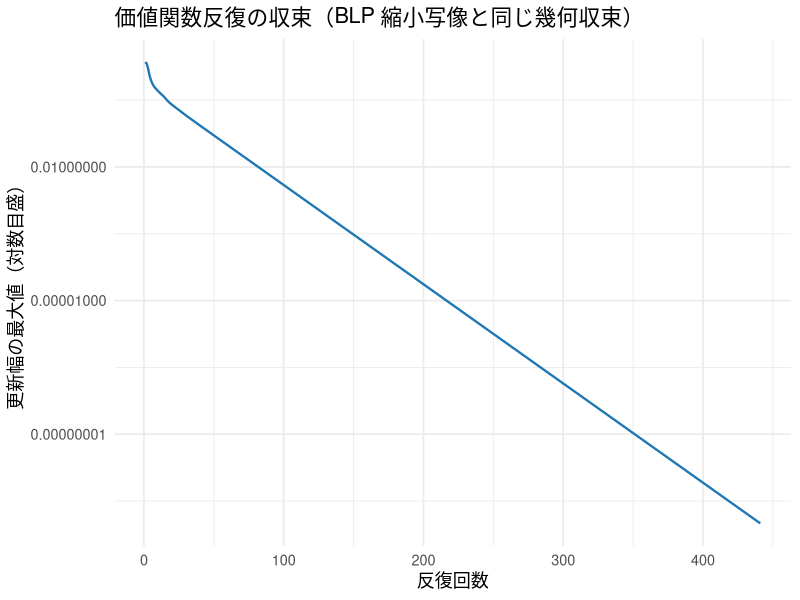
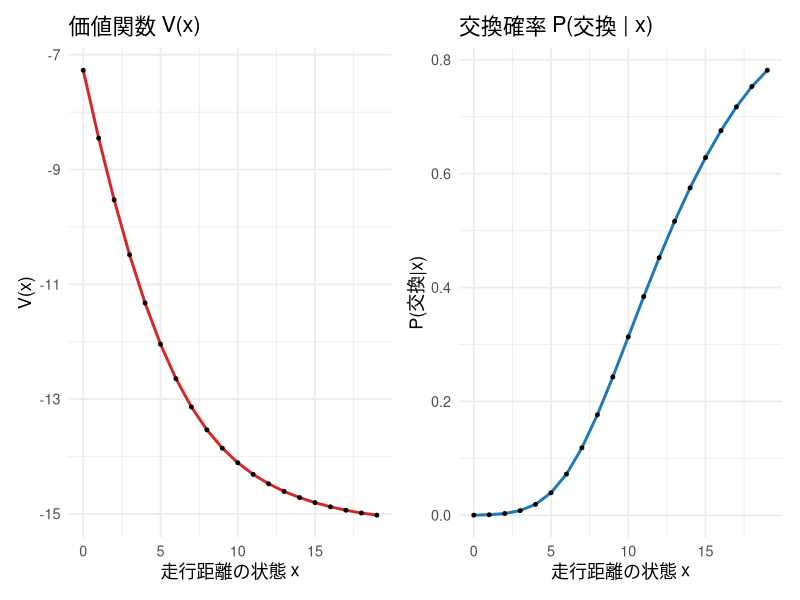
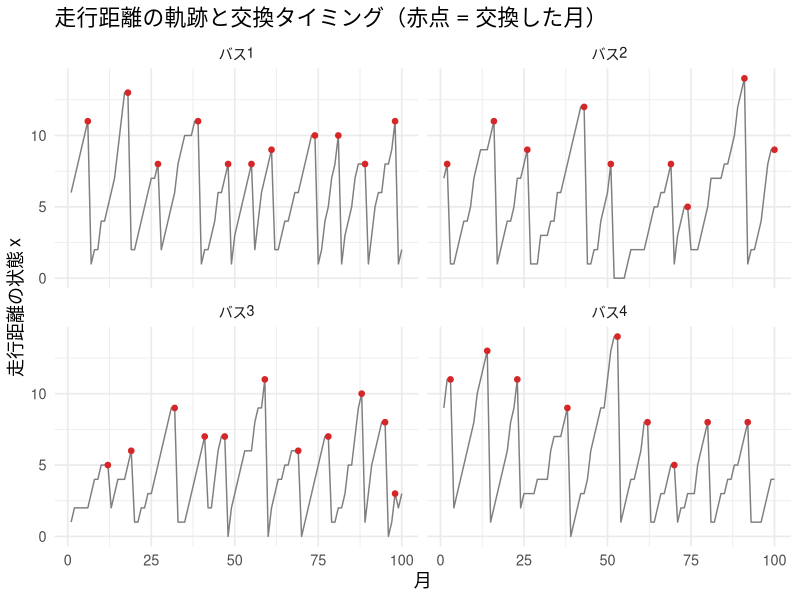
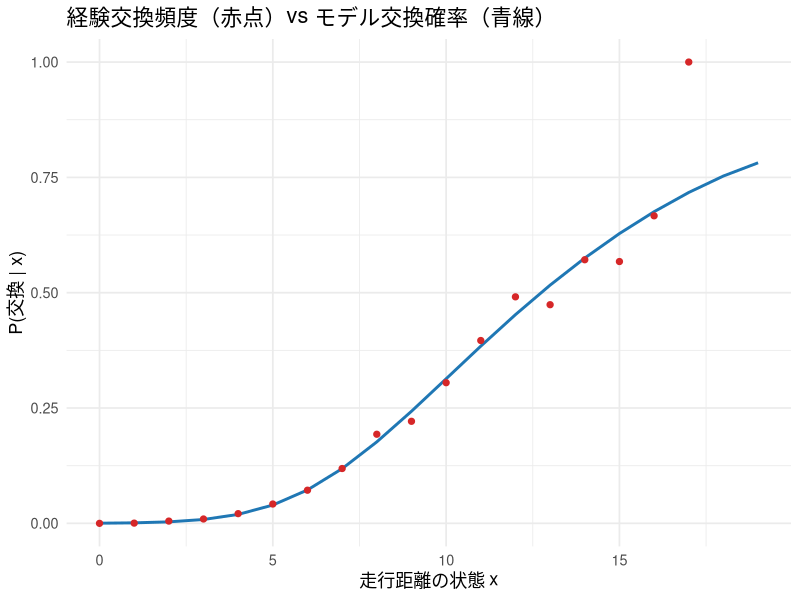
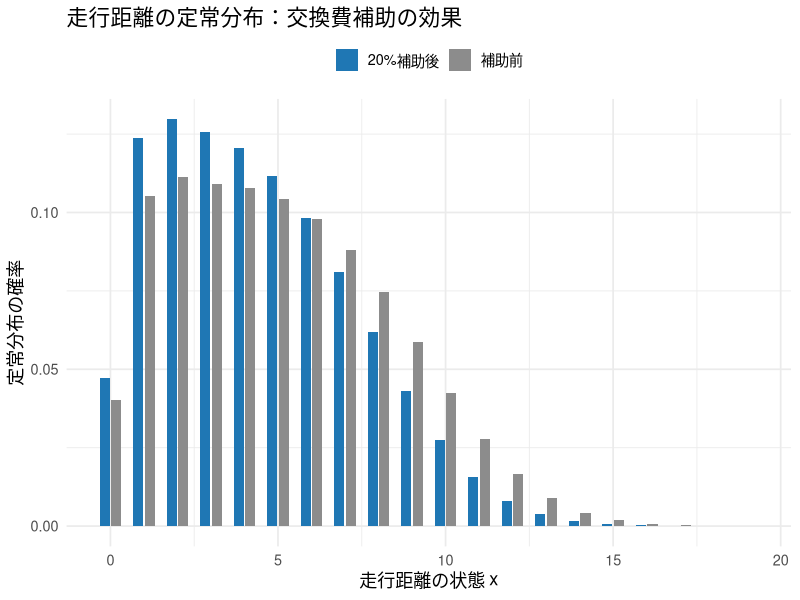

The R script that drew these images, in order:
## ---- chunk 1
#| include: false
library(ggplot2)
library(dplyr)
library(tidyr)
library(knitr)

set.seed(202613)

theme_lecture <- function() {
  fam <- if (Sys.info()[["sysname"]] == "Darwin") "Hiragino Sans" else ""
  theme_minimal(base_size = 13, base_family = fam)
}
theme_set(theme_lecture())
knitr::opts_chunk$set(fig.align = "center", dpi = 144)
options(scipen = 8)
## ---- chunk 2
# ---- モデルの基本設定 ----
K     <- 20            # 走行距離の状態数（0..19）
beta  <- 0.95          # 割引因子（固定）
theta1_true <- 0.15    # 維持費の傾き（1状態あたり）
RC_true     <- 8.0     # エンジン交換費
p_trans <- c(0.30, 0.55, 0.15)   # 1期に +0/+1/+2 状態進む確率
EULER   <- 0.5772156649015329    # Euler 定数（logsum の定数項）

xs <- 0:(K - 1)        # 状態の値そのもの（走行距離）

# 状態遷移行列を作る
# P0: 維持したとき（x から距離が進む）, P1: 交換したとき（0 にリセットして進む）
build_transition <- function(K, p) {
  nj <- length(p)
  P0 <- matrix(0, K, K)
  P1 <- matrix(0, K, K)
  for (x in 1:K) {          # R は 1-index。状態値は (x-1)
    xv <- x - 1
    for (j in 1:nj) {
      jj <- j - 1
      P0[x, min(xv + jj, K - 1) + 1] <- P0[x, min(xv + jj, K - 1) + 1] + p[j]
      P1[x, min(0  + jj, K - 1) + 1] <- P1[x, min(0  + jj, K - 1) + 1] + p[j]
    }
  }
  list(P0 = P0, P1 = P1)
}
tr <- build_transition(K, p_trans)
P0 <- tr$P0; P1 <- tr$P1

# 各行が確率分布になっているか確認
cat("P0 の行和の範囲:", round(range(rowSums(P0)), 8), "\n")
cat("P1 の行和の範囲:", round(range(rowSums(P1)), 8), "\n")
cat("P1 は全行が同じ（交換=リセットなので現在状態によらない）:",
    all(abs(sweep(P1, 2, P1[1, ], "-")) < 1e-12), "\n")
## ---- chunk 3
# flow utility: u(x,0) = -theta1*x, u(x,1) = -RC
flow_utils <- function(theta1, RC) {
  list(u0 = -theta1 * xs, u1 = rep(-RC, K))
}

# 価値関数反復：Bellman 作用素を収束まで繰り返す
# bta は割引因子。既定では大域の beta（=0.95）を使うが、myopic 比較のために引数化しておく。
solve_vfi <- function(theta1, RC, tol = 1e-10, maxit = 2000, trace = FALSE, bta = beta) {
  uu <- flow_utils(theta1, RC)
  V  <- rep(0, K)
  errs <- numeric(0)
  for (it in 1:maxit) {
    v0 <- uu$u0 + bta * as.vector(P0 %*% V)   # choice-specific value（維持）
    v1 <- uu$u1 + bta * as.vector(P1 %*% V)   # choice-specific value（交換）
    m  <- pmax(v0, v1)                         # 数値安定化：各状態で最大値を引く
    Vnew <- m + log(exp(v0 - m) + exp(v1 - m)) + EULER   # logsum + Euler 定数
    err  <- max(abs(Vnew - V))
    errs <- c(errs, err)
    V <- Vnew
    if (err < tol) break
  }
  v0 <- uu$u0 + bta * as.vector(P0 %*% V)
  v1 <- uu$u1 + bta * as.vector(P1 %*% V)
  list(V = V, v0 = v0, v1 = v1, errs = errs, niter = length(errs))
}

# 交換確率（logit）
ccp_replace <- function(v0, v1) {
  m <- pmax(v0, v1)
  exp(v1 - m) / (exp(v0 - m) + exp(v1 - m))
}

sol <- solve_vfi(theta1_true, RC_true, tol = 1e-10, trace = TRUE)
cat("価値関数反復が収束するまでの反復数:", sol$niter, "\n")
cat("最終更新幅:", sol$errs[sol$niter], "\n")
## ---- chunk 4
#| fig-cap: "価値関数反復の収束。誤差が対数目盛でほぼ直線に落ちる = 幾何収束（縮小係数 = beta）。"
df_conv <- data.frame(iter = seq_along(sol$errs), err = sol$errs)
ggplot(df_conv, aes(iter, err)) +
  geom_line(color = "#1f77b4", linewidth = 0.8) +
  scale_y_log10() +
  labs(title = "価値関数反復の収束（BLP 縮小写像と同じ幾何収束）",
       x = "反復回数", y = "更新幅の最大値（対数目盛）")

# 更新幅の比が beta に近づくことを確認
ratios <- sol$errs[6:15] / sol$errs[5:14]
cat("更新幅の比（beta=0.95 に近づくはず）:", round(ratios, 3), "\n")
## ---- chunk 5
#| fig-cap: "解けた価値関数 V(x) と交換確率 P(交換|x)。距離が伸びるほど交換確率が上がる S 字。"
library(patchwork)
Pr <- ccp_replace(sol$v0, sol$v1)

p_V <- ggplot(data.frame(x = xs, V = sol$V), aes(x, V)) +
  geom_line(color = "#d62728", linewidth = 1) + geom_point(size = 1) +
  labs(title = "価値関数 V(x)", x = "走行距離の状態 x", y = "V(x)")

p_P <- ggplot(data.frame(x = xs, P = Pr), aes(x, P)) +
  geom_line(color = "#1f77b4", linewidth = 1) + geom_point(size = 1) +
  labs(title = "交換確率 P(交換 | x)", x = "走行距離の状態 x", y = "P(交換|x)")

p_V + p_P

cat("P(交換|x) が単調増加:", all(diff(Pr) >= -1e-12), "\n")
cat("P(交換|x) の例（x=0,5,10,15,19）:", round(Pr[c(1, 6, 11, 16, 20)], 4), "\n")
## ---- chunk 6
# パネルシミュレーション：n_bus 台 x n_month ヶ月
simulate_panel <- function(n_bus, n_month, theta1, RC, burn = 50) {
  sol <- solve_vfi(theta1, RC, tol = 1e-10)
  Pr  <- ccp_replace(sol$v0, sol$v1)
  total_T <- n_month + burn
  X <- matrix(0L, n_bus, total_T)   # 走行距離状態（値 0..K-1 を格納）
  A <- matrix(0L, n_bus, total_T)   # 行動（0=維持, 1=交換）
  x <- sample(0:(K - 1), n_bus, replace = TRUE)   # 初期状態をランダムに
  for (t in 1:total_T) {
    u <- runif(n_bus)
    a <- as.integer(u < Pr[x + 1])                # 状態 x の交換確率で判定
    X[, t] <- x
    A[, t] <- a
    jump <- sample(0:2, n_bus, replace = TRUE, prob = p_trans)   # 距離の進み
    x <- ifelse(a == 1L, pmin(0 + jump, K - 1), pmin(x + jump, K - 1))
  }
  # burn-in を捨てて定常に近い部分だけ返す
  list(X = X[, (burn + 1):total_T], A = A[, (burn + 1):total_T])
}

n_bus <- 200; n_month <- 100
panel <- simulate_panel(n_bus, n_month, theta1_true, RC_true)
X <- panel$X; A <- panel$A

cat("パネルのセル数:", length(X), "（", n_bus, "台 x", n_month, "ヶ月 ）\n")
cat("全体の交換率:", round(mean(A), 4), "\n")
cat("平均走行距離（全セル）:", round(mean(X), 3), "\n")
## ---- chunk 7
#| fig-cap: "数台のバスの走行距離の軌跡。距離が伸びては、交換でリセットされる（のこぎり歯 = replacement cycle）。"
show_bus <- c(1, 2, 3, 4)
df_traj <- do.call(rbind, lapply(show_bus, function(b) {
  data.frame(month = 1:n_month, mileage = X[b, ], bus = paste0("バス", b),
             replace = A[b, ])
}))
ggplot(df_traj, aes(month, mileage)) +
  geom_line(color = "grey50") +
  geom_point(data = subset(df_traj, replace == 1), aes(month, mileage),
             color = "#d62728", size = 1.6) +
  facet_wrap(~ bus, ncol = 2) +
  labs(title = "走行距離の軌跡と交換タイミング（赤点 = 交換した月）",
       x = "月", y = "走行距離の状態 x")
## ---- chunk 8
#| fig-cap: "状態ごとの経験交換頻度（点）とモデルの交換確率（線）。よく一致している。"
freq_by_state <- sapply(0:(K - 1), function(xv) {
  mask <- (X == xv)
  if (sum(mask) > 0) mean(A[mask]) else NA_real_
})
count_by_state <- sapply(0:(K - 1), function(xv) sum(X == xv))

df_freq <- data.frame(x = xs, emp = freq_by_state, model = Pr, n = count_by_state)
ggplot(df_freq, aes(x)) +
  geom_line(aes(y = model), color = "#1f77b4", linewidth = 1) +
  geom_point(aes(y = emp), color = "#d62728", size = 1.8) +
  labs(title = "経験交換頻度（赤点）vs モデル交換確率（青線）",
       x = "走行距離の状態 x", y = "P(交換 | x)")

cat("状態ごとの観測数:", count_by_state, "\n")
## ---- chunk 9
# NFXP の負の対数尤度。theta = (theta1, RC)。内側で VFI を解き切る。
neg_loglik_nfxp <- function(theta, X, A) {
  theta1 <- theta[1]; RC <- theta[2]
  if (theta1 <= 0 || RC <= 0) return(1e10)   # パラメータは正
  sol <- solve_vfi(theta1, RC, tol = 1e-8, maxit = 1000)   # ← 内側で DP を解き切る
  # 数値安定な log P：logaddexp(v0, v1)
  m   <- pmax(sol$v0, sol$v1)
  lae <- m + log(exp(sol$v0 - m) + exp(sol$v1 - m))   # log(exp v0 + exp v1)
  logp1 <- sol$v1 - lae     # log P(交換|x)
  logp0 <- sol$v0 - lae     # log P(維持|x)
  xr <- as.vector(X) + 1    # 状態を 1-index に
  ar <- as.vector(A)
  ll <- sum(ifelse(ar == 1L, logp1[xr], logp0[xr]))
  -ll
}

# 外側の最適化（Nelder-Mead）。実行時間を測る。
t0 <- Sys.time()
fit_nfxp <- optim(par = c(0.10, 5.0), fn = neg_loglik_nfxp,
                  X = X, A = A, method = "Nelder-Mead",
                  control = list(reltol = 1e-9, maxit = 2000),
                  hessian = TRUE)
t1 <- Sys.time()
nfxp_time <- as.numeric(difftime(t1, t0, units = "secs"))

theta_hat_nfxp <- fit_nfxp$par
cat("NFXP 推定値 (theta1, RC):", round(theta_hat_nfxp, 4), "\n")
cat("真値            (theta1, RC):", c(theta1_true, RC_true), "\n")
cat("NFXP の実行時間:", round(nfxp_time, 2), "秒\n")
## ---- chunk 10
vcov_nfxp <- solve(fit_nfxp$hessian)
se_nfxp   <- sqrt(diag(vcov_nfxp))

recovery_nfxp <- data.frame(
  parameter = c("theta1（維持費の傾き）", "RC（交換費）"),
  truth     = c(theta1_true, RC_true),
  estimate  = round(theta_hat_nfxp, 4),
  se        = round(se_nfxp, 4),
  ci_lower  = round(theta_hat_nfxp - 1.96 * se_nfxp, 4),
  ci_upper  = round(theta_hat_nfxp + 1.96 * se_nfxp, 4)
)
kable(recovery_nfxp, caption = "NFXP：真値回収と標準誤差（真値は 95%CI 内）")
## ---- chunk 11
# 真の CCP で finite-dependence 恒等式を検算する
diffP <- P1 - P0                       # (K x K) 各行 x
sol_true <- solve_vfi(theta1_true, RC_true, tol = 1e-12)   # 真値で DP を精密に解く
P1c <- ccp_replace(sol_true$v0, sol_true$v1)               # 真の CCP P(交換|x)
P0c <- 1 - P1c
logP1 <- log(P1c); logP0 <- log(P0c)

# y(x) = [logP1 - logP0] + beta * (P1 - P0) 行 x logP1
y_true <- logP1 - logP0 + beta * as.vector(diffP %*% logP1)
target <- theta1_true * xs - RC_true    # あるべき値

cat("恒等式の最大誤差 max|y - (theta1*x - RC)|:", max(abs(y_true - target)), "\n")

# y を (1, x) に回帰 → 傾き=theta1, 切片=-RC
fit_check <- lm(y_true ~ xs)
cat("検算：theta1 =", round(coef(fit_check)[2], 6),
    " RC =", round(-coef(fit_check)[1], 6), "（真値 0.15, 8.0）\n")
## ---- chunk 12
# 状態ごとの交換回数 n1 と観測回数 n
n_x  <- sapply(0:(K - 1), function(xv) sum(X == xv))
n1_x <- sapply(0:(K - 1), function(xv) sum(A[X == xv]))

# Jeffreys/add-half 平滑化した CCP
Psm  <- (n1_x + 0.5) / (n_x + 1.0)
logP1h <- log(Psm); logP0h <- log(1 - Psm)

# 将来項には全到達状態の logP1 が必要。未観測状態は最も近い観測状態で補完。
logP1h_full <- logP1h
observed_idx <- which(n_x > 0)
if (length(observed_idx) == 0) stop("CCPを計算できる観測状態がない")
for (idx in which(n_x == 0)) {
  nearest <- observed_idx[which.min(abs(observed_idx - idx))]
  logP1h_full[idx] <- logP1h[nearest]
}

# y(x) をデータの CCP で計算
y_hat <- logP1h - logP0h + beta * as.vector(diffP %*% logP1h_full)

# 観測数 >= 30 の状態だけ、観測数で重み付けして回帰（WLS）
good <- n_x >= 30
t0 <- Sys.time()
fit_ccp <- lm(y_hat ~ xs, weights = n_x, subset = good)
t1 <- Sys.time()
ccp_time <- as.numeric(difftime(t1, t0, units = "secs"))

theta1_ccp <- as.numeric(coef(fit_ccp)[2])
RC_ccp     <- as.numeric(-coef(fit_ccp)[1])
cat("CCP 推定値：theta1 =", round(theta1_ccp, 4), " RC =", round(RC_ccp, 4), "\n")
cat("使った状態数:", sum(good), " / ", K, "\n")
cat("CCP の実行時間:", signif(ccp_time, 3), "秒（回帰1本）\n")
## ---- chunk 13
compare_tbl <- data.frame(
  method   = c("NFXP (Rust)", "CCP (Hotz-Miller)"),
  theta1   = round(c(theta_hat_nfxp[1], theta1_ccp), 4),
  RC       = round(c(theta_hat_nfxp[2], RC_ccp), 4),
  time_sec = signif(c(nfxp_time, ccp_time), 3),
  DP_solve = c("毎評価で解き切る", "一度も解かない")
)
kable(compare_tbl, caption = "NFXP vs CCP：推定値と計算時間",
      row.names = FALSE)

# 速度比（ccp_time が測定精度以下でも安定するよう下限を置く）
speed_ratio <- nfxp_time / max(ccp_time, 1e-4)
cat("CCP は NFXP のおよそ", format(round(speed_ratio), big.mark = ","),
    "分の1の時間で、近い答えを出した（回帰1本 vs DP を何十回も解き直す）。\n")
## ---- chunk 14
# 方針（交換確率 Pr）が誘導する状態遷移行列 M と、その定常分布
policy_transition <- function(Pr) {
  # 状態 x から：確率 Pr で交換（P1 の行）、1-Pr で維持（P0 の行）
  (1 - Pr) * P0 + Pr * P1        # 各行を Pr[x], (1-Pr[x]) で重み付け（R のリサイクルに注意）
}
ergodic_dist <- function(M) {
  # d M = d, sum d = 1 を解く（(M' - I) の零空間 + 正規化）
  A <- rbind(t(M) - diag(K), rep(1, K))
  b <- c(rep(0, K), 1)
  d <- qr.solve(A, b)             # 最小二乗で解く
  d / sum(d)
}

summarize_policy <- function(theta1, RC, label, bta = beta) {
  s  <- solve_vfi(theta1, RC, tol = 1e-10, bta = bta)
  Pr <- ccp_replace(s$v0, s$v1)
  M  <- policy_transition(Pr)
  d  <- ergodic_dist(M)
  rep_rate <- sum(d * Pr)         # 長期交換率
  mean_mi  <- sum(d * xs)         # 長期平均走行距離
  cat(sprintf("  %s：長期交換率 = %.4f, 平均走行距離 = %.3f\n", label, rep_rate, mean_mi))
  list(rep_rate = rep_rate, mean_mi = mean_mi, d = d, Pr = Pr)
}

cat("反実仮想：交換費 RC を 20% 補助（推定した動学モデルで解き直す）\n")
base_cf <- summarize_policy(theta_hat_nfxp[1], theta_hat_nfxp[2], "補助前")
sub_cf  <- summarize_policy(theta_hat_nfxp[1], theta_hat_nfxp[2] * 0.8, "20%補助後")

cat(sprintf("  => 交換率:   %.4f -> %.4f  (%+.1f%%)\n",
            base_cf$rep_rate, sub_cf$rep_rate,
            (sub_cf$rep_rate / base_cf$rep_rate - 1) * 100))
cat(sprintf("  => 平均走行距離: %.3f -> %.3f  (%+.1f%%)\n",
            base_cf$mean_mi, sub_cf$mean_mi,
            (sub_cf$mean_mi / base_cf$mean_mi - 1) * 100))
## ---- chunk 15
#| fig-cap: "交換費 20% 補助の前後で、走行距離の定常分布がどう変わるか。補助後は低走行距離側に寄る。"
df_cf <- rbind(
  data.frame(x = xs, dens = base_cf$d, policy = "補助前"),
  data.frame(x = xs, dens = sub_cf$d,  policy = "20%補助後")
)
ggplot(df_cf, aes(x, dens, fill = policy)) +
  geom_col(position = position_dodge(width = 0.7), width = 0.6) +
  scale_fill_manual(values = c("補助前" = "grey55", "20%補助後" = "#1f77b4")) +
  labs(title = "走行距離の定常分布：交換費補助の効果",
       x = "走行距離の状態 x", y = "定常分布の確率", fill = NULL) +
  theme(legend.position = "top")
## ---- chunk 16
# 大きめの標本で myopic の系統的バイアスを見る（ノイズではなく偏りを見たい）
panel_big <- simulate_panel(2000, 300, theta1_true, RC_true)
Xb <- panel_big$X; Ab <- panel_big$A

# myopic (beta=0) の logit MLE：v0=-theta1*x, v1=-RC を直接使う
neg_loglik_myopic <- function(theta, X, A) {
  theta1 <- theta[1]; RC <- theta[2]
  if (theta1 <= 0 || RC <= 0) return(1e10)
  v0 <- -theta1 * xs; v1 <- rep(-RC, K)
  m  <- pmax(v0, v1)
  lae <- m + log(exp(v0 - m) + exp(v1 - m))
  logp1 <- v1 - lae; logp0 <- v0 - lae
  xr <- as.vector(X) + 1; ar <- as.vector(A)
  -sum(ifelse(ar == 1L, logp1[xr], logp0[xr]))
}
fit_myopic <- optim(c(0.10, 5.0), neg_loglik_myopic, X = Xb, A = Ab,
                    method = "Nelder-Mead", control = list(reltol = 1e-9))
# 参照：同じ大標本での動学（正しい）推定
fit_dyn_big <- optim(c(0.10, 5.0), neg_loglik_nfxp, X = Xb, A = Ab,
                     method = "Nelder-Mead", control = list(reltol = 1e-9))

est_tbl <- data.frame(
  model  = c("真値", "動学 (beta=0.95, 正しい)", "myopic (beta=0, 誤り)"),
  theta1 = round(c(theta1_true, fit_dyn_big$par[1], fit_myopic$par[1]), 4),
  RC     = round(c(RC_true,     fit_dyn_big$par[2], fit_myopic$par[2]), 4)
)
kable(est_tbl, caption = "同じデータを動学 vs myopic で推定：myopic は theta1 を大きく歪める",
      row.names = FALSE)
## ---- chunk 17
cat("反実仮想（RC 20%補助）の予測：正しい動学 vs myopic\n")
# 正しい動学：真の theta を、正しい beta=0.95 の DP で解いて予測
truth0 <- summarize_policy(theta1_true, RC_true,       "真実 補助前")
truth1 <- summarize_policy(theta1_true, RC_true * 0.8, "真実 補助後")

# myopic 分析者：歪んだ推定 theta を、自分のモデル（beta=0）で解いて予測
myo0 <- summarize_policy(fit_myopic$par[1], fit_myopic$par[2],       "myopic 補助前", bta = 0)
myo1 <- summarize_policy(fit_myopic$par[1], fit_myopic$par[2] * 0.8, "myopic 補助後", bta = 0)

cf_compare <- data.frame(
  analysis = c("正しい動学", "myopic (誤り)"),
  rep_before = round(c(truth0$rep_rate, myo0$rep_rate), 4),
  rep_after  = round(c(truth1$rep_rate, myo1$rep_rate), 4),
  rep_change_pct = round(c((truth1$rep_rate / truth0$rep_rate - 1) * 100,
                           (myo1$rep_rate / myo0$rep_rate - 1) * 100), 1)
)
kable(cf_compare, caption = "RC 20%補助の効果予測：myopic は交換率の増加を大きく過大評価",
      row.names = FALSE)
